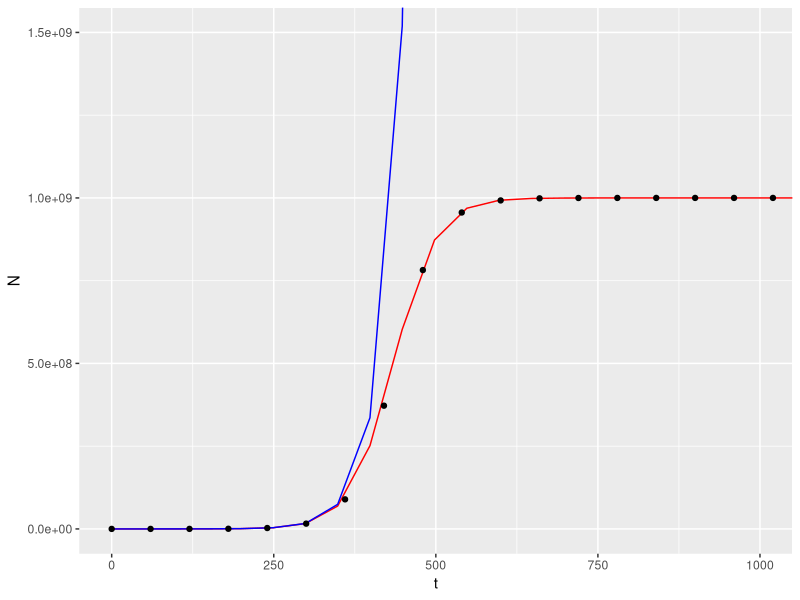

R code for this plot: (Note: this script raises an error after producing the figure.)
### Script to plot a graph which compares the Logistic and exponential growth curves

# For this, make sure. you have the required packages
install.packages("ragg")
library(ragg)
install.packages("ggplot2")
library(ggplot2)

# Makes. rue the data is read in

growth_data <- read.csv("data/experiment2.csv")

#First lets define all the useful parameters

N0 <-  1916.90598679 
r <- 0.0303057 
K <- 1.000e+09

#Then lets create the logistic model

logistic_fun <- function(t) {
  
  N <- (N0*K*exp(r*t))/(K-N0+N0*exp(r*t))
  
  return(N)
  
}

#And the exponential model

Expo_fun <- function(t) {
  
  N <- N0 * (exp(r*t))
  
  return(N)
}

# Then Plot the original data with both models. 
  
comparing_models_plot <- ggplot(aes(t,N), data = growth_data) +
  
  geom_function(fun=logistic_fun, colour="red") + #Include the Logistic model (red)
  
  geom_function(fun=Expo_fun, colour="blue") + #And the exponential model (blue)
  
  geom_point() +
  
  coord_cartesian(ylim = c(0, 1.5e+09), xlim = c(0, 1000)) + # This is to set the axis so the shapes of the models are more easily comparable
  
  scale_color_manual(name='Model Key',
                     breaks=c('Exponential', 'Logistic'),
                     values=c('Exponential'='blue', 'Logistic'='red'))+ # This is to add a Key of the two models, but it dont work :(
  theme(legend.position="bottom") 
  
#We can view it In R via:
comparing_models_plot

#Save this graph so It can be easily accessed in the Github Repository

agg_png("figures/Comparing_Models_PLOT.png", 
        width   =  30, 
        height  =  40, 
        units   =  "cm", 
        res     =  175, 
        scaling =  2.5)
Comparing_Models_plot
print(comparing_models_plot)
dev.off()

  
